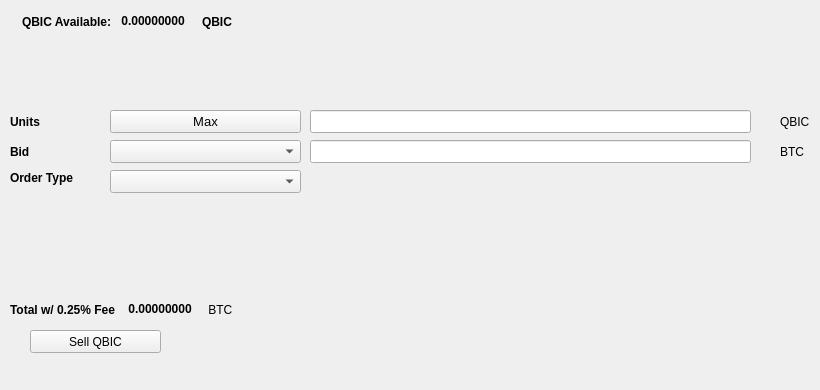
   <widget class="QWidget" name="SellTab">
    <attribute name="title">
     <string>Sell</string>
    </attribute>
    <widget class="QLabel" name="label_16">
     <property name="geometry">
      <rect>
       <x>780</x>
       <y>140</y>
       <width>31</width>
       <height>23</height>
      </rect>
     </property>
     <property name="text">
      <string>BTC</string>
     </property>
    </widget>
    <widget class="QComboBox" name="SellBidcomboBox">
     <property name="geometry">
      <rect>
       <x>110</x>
       <y>140</y>
       <width>191</width>
       <height>23</height>
      </rect>
     </property>
     <property name="font">
      <font>
       <pointsize>10</pointsize>
      </font>
     </property>
    </widget>
    <widget class="QLabel" name="label_18">
     <property name="geometry">
      <rect>
       <x>10</x>
       <y>110</y>
       <width>46</width>
       <height>23</height>
      </rect>
     </property>
     <property name="font">
      <font>
       <weight>75</weight>
       <bold>true</bold>
      </font>
     </property>
     <property name="text">
      <string>Units</string>
     </property>
    </widget>
    <widget class="QPushButton" name="Sell_Max_Amount">
     <property name="geometry">
      <rect>
       <x>110</x>
       <y>110</y>
       <width>191</width>
       <height>23</height>
      </rect>
     </property>
     <property name="font">
      <font>
       <pointsize>10</pointsize>
      </font>
     </property>
     <property name="text">
      <string>Max</string>
     </property>
    </widget>
    <widget class="QLabel" name="label_20">
     <property name="geometry">
      <rect>
       <x>10</x>
       <y>170</y>
       <width>91</width>
       <height>16</height>
      </rect>
     </property>
     <property name="font">
      <font>
       <weight>75</weight>
       <bold>true</bold>
      </font>
     </property>
     <property name="text">
      <string>Order Type</string>
     </property>
    </widget>
    <widget class="QComboBox" name="SellOrdertypeCombo">
     <property name="geometry">
      <rect>
       <x>110</x>
       <y>170</y>
       <width>191</width>
       <height>23</height>
      </rect>
     </property>
     <property name="font">
      <font>
       <pointsize>10</pointsize>
      </font>
     </property>
    </widget>
    <widget class="QLabel" name="label_21">
     <property name="geometry">
      <rect>
       <x>10</x>
       <y>140</y>
       <width>46</width>
       <height>23</height>
      </rect>
     </property>
     <property name="font">
      <font>
       <weight>75</weight>
       <bold>true</bold>
      </font>
     </property>
     <property name="text">
      <string>Bid</string>
     </property>
    </widget>
    <widget class="QLabel" name="label_22">
     <property name="geometry">
      <rect>
       <x>780</x>
       <y>110</y>
       <width>31</width>
       <height>23</height>
      </rect>
     </property>
     <property name="text">
      <string>QBIC</string>
     </property>
    </widget>
    <widget class="QLineEdit" name="UnitsInputQBIC">
     <property name="geometry">
      <rect>
       <x>310</x>
       <y>110</y>
       <width>441</width>
       <height>23</height>
      </rect>
     </property>
     <property name="font">
      <font>
       <pointsize>9</pointsize>
       <weight>75</weight>
       <bold>true</bold>
      </font>
     </property>
    </widget>
    <widget class="QLineEdit" name="SellBidPriceEdit">
     <property name="geometry">
      <rect>
       <x>310</x>
       <y>140</y>
       <width>441</width>
       <height>23</height>
      </rect>
     </property>
     <property name="font">
      <font>
       <pointsize>9</pointsize>
       <weight>75</weight>
       <bold>true</bold>
      </font>
     </property>
    </widget>
    <widget class="QPushButton" name="SellQBICBTN">
     <property name="geometry">
      <rect>
       <x>30</x>
       <y>330</y>
       <width>131</width>
       <height>23</height>
      </rect>
     </property>
     <property name="text">
      <string>Sell QBIC</string>
     </property>
     <property name="icon">
      <iconset resource="../qbiccoin">
       <normaloff>:/icons/bitcoin</normaloff>:/icons/bitcoin</iconset>
     </property>
    </widget>
    <widget class="QWidget" name="layoutWidget3">
     <property name="geometry">
      <rect>
       <x>22</x>
       <y>12</y>
       <width>258</width>
       <height>19</height>
      </rect>
     </property>
     <layout class="QHBoxLayout" name="horizontalLayout">
      <item>
       <widget class="QLabel" name="label232_2">
        <property name="font">
         <font>
          <weight>75</weight>
          <bold>true</bold>
         </font>
        </property>
        <property name="text">
         <string>QBIC Available:</string>
        </property>
       </widget>
      </item>
      <item>
       <widget class="QLabel" name="QBICAvailableLabel">
        <property name="palette">
         <palette>
          <active>
           <colorrole role="WindowText">
            <brush brushstyle="SolidPattern">
             <color alpha="255">
              <red>0</red>
              <green>0</green>
              <blue>0</blue>
             </color>
            </brush>
           </colorrole>
           <colorrole role="Button">
            <brush brushstyle="SolidPattern">
             <color alpha="255">
              <red>0</red>
              <green>170</green>
              <blue>0</blue>
             </color>
            </brush>
           </colorrole>
           <colorrole role="Light">
            <brush brushstyle="SolidPattern">
             <color alpha="255">
              <red>0</red>
              <green>255</green>
              <blue>0</blue>
             </color>
            </brush>
           </colorrole>
           <colorrole role="Midlight">
            <brush brushstyle="SolidPattern">
             <color alpha="255">
              <red>0</red>
              <green>212</green>
              <blue>0</blue>
             </color>
            </brush>
           </colorrole>
           <colorrole role="Dark">
            <brush brushstyle="SolidPattern">
             <color alpha="255">
              <red>0</red>
              <green>85</green>
              <blue>0</blue>
             </color>
            </brush>
           </colorrole>
           <colorrole role="Mid">
            <brush brushstyle="SolidPattern">
             <color alpha="255">
              <red>0</red>
              <green>113</green>
              <blue>0</blue>
             </color>
            </brush>
           </colorrole>
           <colorrole role="Text">
            <brush brushstyle="SolidPattern">
             <color alpha="255">
              <red>0</red>
              <green>170</green>
              <blue>0</blue>
             </color>
            </brush>
           </colorrole>
           <colorrole role="BrightText">
            <brush brushstyle="SolidPattern">
             <color alpha="255">
              <red>255</red>
              <green>255</green>
              <blue>255</blue>
             </color>
            </brush>
           </colorrole>
           <colorrole role="ButtonText">
            <brush brushstyle="SolidPattern">
             <color alpha="255">
              <red>0</red>
              <green>0</green>
              <blue>0</blue>
             </color>
            </brush>
           </colorrole>
           <colorrole role="Base">
            <brush brushstyle="SolidPattern">
             <color alpha="255">
              <red>255</red>
              <green>255</green>
              <blue>255</blue>
             </color>
            </brush>
           </colorrole>
           <colorrole role="Window">
            <brush brushstyle="SolidPattern">
             <color alpha="255">
              <red>0</red>
              <green>170</green>
              <blue>0</blue>
             </color>
            </brush>
           </colorrole>
           <colorrole role="Shadow">
            <brush brushstyle="SolidPattern">
             <color alpha="255">
              <red>0</red>
              <green>0</green>
              <blue>0</blue>
             </color>
            </brush>
           </colorrole>
           <colorrole role="AlternateBase">
            <brush brushstyle="SolidPattern">
             <color alpha="255">
              <red>127</red>
              <green>212</green>
              <blue>127</blue>
             </color>
            </brush>
           </colorrole>
           <colorrole role="ToolTipBase">
            <brush brushstyle="SolidPattern">
             <color alpha="255">
              <red>255</red>
              <green>255</green>
              <blue>220</blue>
             </color>
            </brush>
           </colorrole>
           <colorrole role="ToolTipText">
            <brush brushstyle="SolidPattern">
             <color alpha="255">
              <red>0</red>
              <green>0</green>
              <blue>0</blue>
             </color>
            </brush>
           </colorrole>
          </active>
          <inactive>
           <colorrole role="WindowText">
            <brush brushstyle="SolidPattern">
             <color alpha="255">
              <red>0</red>
              <green>0</green>
              <blue>0</blue>
             </color>
            </brush>
           </colorrole>
           <colorrole role="Button">
            <brush brushstyle="SolidPattern">
             <color alpha="255">
              <red>0</red>
              <green>170</green>
              <blue>0</blue>
             </color>
            </brush>
           </colorrole>
           <colorrole role="Light">
            <brush brushstyle="SolidPattern">
             <color alpha="255">
              <red>0</red>
              <green>255</green>
              <blue>0</blue>
             </color>
            </brush>
           </colorrole>
           <colorrole role="Midlight">
            <brush brushstyle="SolidPattern">
             <color alpha="255">
              <red>0</red>
              <green>212</green>
              <blue>0</blue>
             </color>
            </brush>
           </colorrole>
           <colorrole role="Dark">
            <brush brushstyle="SolidPattern">
             <color alpha="255">
              <red>0</red>
              <green>85</green>
              <blue>0</blue>
             </color>
            </brush>
           </colorrole>
           <colorrole role="Mid">
            <brush brushstyle="SolidPattern">
             <color alpha="255">
              <red>0</red>
              <green>113</green>
              <blue>0</blue>
             </color>
            </brush>
           </colorrole>
           <colorrole role="Text">
            <brush brushstyle="SolidPattern">
             <color alpha="255">
              <red>0</red>
              <green>170</green>
              <blue>0</blue>
             </color>
            </brush>
           </colorrole>
           <colorrole role="BrightText">
            <brush brushstyle="SolidPattern">
             <color alpha="255">
              <red>255</red>
              <green>255</green>
              <blue>255</blue>
             </color>
            </brush>
           </colorrole>
           <colorrole role="ButtonText">
            <brush brushstyle="SolidPattern">
             <color alpha="255">
              <red>0</red>
              <green>0</green>
              <blue>0</blue>
             </color>
            </brush>
           </colorrole>
           <colorrole role="Base">
            <brush brushstyle="SolidPattern">
             <color alpha="255">
              <red>255</red>
              <green>255</green>
              <blue>255</blue>
             </color>
            </brush>
           </colorrole>
           <colorrole role="Window">
            <brush brushstyle="SolidPattern">
             <color alpha="255">
              <red>0</red>
              <green>170</green>
              <blue>0</blue>
             </color>
            </brush>
           </colorrole>
           <colorrole role="Shadow">
            <brush brushstyle="SolidPattern">
             <color alpha="255">
              <red>0</red>
              <green>0</green>
              <blue>0</blue>
             </color>
            </brush>
           </colorrole>
           <colorrole role="AlternateBase">
            <brush brushstyle="SolidPattern">
             <color alpha="255">
              <red>127</red>
              <green>212</green>
              <blue>127</blue>
             </color>
            </brush>
           </colorrole>
           <colorrole role="ToolTipBase">
            <brush brushstyle="SolidPattern">
             <color alpha="255">
              <red>255</red>
              <green>255</green>
              <blue>220</blue>
             </color>
            </brush>
           </colorrole>
           <colorrole role="ToolTipText">
            <brush brushstyle="SolidPattern">
             <color alpha="255">
              <red>0</red>
              <green>0</green>
              <blue>0</blue>
             </color>
            </brush>
           </colorrole>
          </inactive>
          <disabled>
           <colorrole role="WindowText">
            <brush brushstyle="SolidPattern">
             <color alpha="255">
              <red>0</red>
              <green>85</green>
              <blue>0</blue>
             </color>
            </brush>
           </colorrole>
           <colorrole role="Button">
            <brush brushstyle="SolidPattern">
             <color alpha="255">
              <red>0</red>
              <green>170</green>
              <blue>0</blue>
             </color>
            </brush>
           </colorrole>
           <colorrole role="Light">
            <brush brushstyle="SolidPattern">
             <color alpha="255">
              <red>0</red>
              <green>255</green>
              <blue>0</blue>
             </color>
            </brush>
           </colorrole>
           <colorrole role="Midlight">
            <brush brushstyle="SolidPattern">
             <color alpha="255">
              <red>0</red>
              <green>212</green>
              <blue>0</blue>
             </color>
            </brush>
           </colorrole>
           <colorrole role="Dark">
            <brush brushstyle="SolidPattern">
             <color alpha="255">
              <red>0</red>
              <green>85</green>
              <blue>0</blue>
             </color>
            </brush>
           </colorrole>
           <colorrole role="Mid">
            <brush brushstyle="SolidPattern">
             <color alpha="255">
              <red>0</red>
              <green>113</green>
              <blue>0</blue>
             </color>
            </brush>
           </colorrole>
           <colorrole role="Text">
            <brush brushstyle="SolidPattern">
             <color alpha="255">
              <red>0</red>
              <green>85</green>
              <blue>0</blue>
             </color>
            </brush>
           </colorrole>
           <colorrole role="BrightText">
            <brush brushstyle="SolidPattern">
             <color alpha="255">
              <red>255</red>
              <green>255</green>
              <blue>255</blue>
             </color>
            </brush>
           </colorrole>
           <colorrole role="ButtonText">
            <brush brushstyle="SolidPattern">
             <color alpha="255">
              <red>0</red>
              <green>85</green>
              <blue>0</blue>
             </color>
            </brush>
           </colorrole>
           <colorrole role="Base">
            <brush brushstyle="SolidPattern">
             <color alpha="255">
              <red>0</red>
              <green>170</green>
              <blue>0</blue>
             </color>
            </brush>
           </colorrole>
           <colorrole role="Window">
            <brush brushstyle="SolidPattern">
             <color alpha="255">
              <red>0</red>
              <green>170</green>
              <blue>0</blue>
             </color>
            </brush>
           </colorrole>
           <colorrole role="Shadow">
            <brush brushstyle="SolidPattern">
             <color alpha="255">
              <red>0</red>
              <green>0</green>
              <blue>0</blue>
             </color>
            </brush>
           </colorrole>
           <colorrole role="AlternateBase">
            <brush brushstyle="SolidPattern">
             <color alpha="255">
              <red>0</red>
              <green>170</green>
              <blue>0</blue>
             </color>
            </brush>
           </colorrole>
           <colorrole role="ToolTipBase">
            <brush brushstyle="SolidPattern">
             <color alpha="255">
              <red>255</red>
              <green>255</green>
              <blue>220</blue>
             </color>
            </brush>
           </colorrole>
           <colorrole role="ToolTipText">
            <brush brushstyle="SolidPattern">
             <color alpha="255">
              <red>0</red>
              <green>0</green>
              <blue>0</blue>
             </color>
            </brush>
           </colorrole>
          </disabled>
         </palette>
        </property>
        <property name="font">
         <font>
          <weight>75</weight>
          <bold>true</bold>
         </font>
        </property>
        <property name="text">
         <string> 0.00000000 </string>
        </property>
        <property name="textInteractionFlags">
         <set>Qt::LinksAccessibleByMouse|Qt::TextSelectableByKeyboard|Qt::TextSelectableByMouse</set>
        </property>
       </widget>
      </item>
      <item>
       <widget class="QLabel" name="labelQBIC">
        <property name="font">
         <font>
          <weight>75</weight>
          <bold>true</bold>
         </font>
        </property>
        <property name="text">
         <string>QBIC</string>
        </property>
       </widget>
      </item>
     </layout>
    </widget>
    <widget class="QWidget" name="layoutWidget">
     <property name="geometry">
      <rect>
       <x>10</x>
       <y>300</y>
       <width>268</width>
       <height>19</height>
      </rect>
     </property>
     <layout class="QHBoxLayout" name="horizontalLayout_2">
      <item>
       <widget class="QLabel" name="label_19">
        <property name="font">
         <font>
          <weight>75</weight>
          <bold>true</bold>
         </font>
        </property>
        <property name="text">
         <string>Total w/ 0.25% Fee </string>
        </property>
       </widget>
      </item>
      <item>
       <widget class="QLabel" name="SellCostLabel">
        <property name="palette">
         <palette>
          <active>
           <colorrole role="WindowText">
            <brush brushstyle="SolidPattern">
             <color alpha="255">
              <red>0</red>
              <green>0</green>
              <blue>0</blue>
             </color>
            </brush>
           </colorrole>
           <colorrole role="Button">
            <brush brushstyle="SolidPattern">
             <color alpha="255">
              <red>0</red>
              <green>170</green>
              <blue>0</blue>
             </color>
            </brush>
           </colorrole>
           <colorrole role="Light">
            <brush brushstyle="SolidPattern">
             <color alpha="255">
              <red>0</red>
              <green>255</green>
              <blue>0</blue>
             </color>
            </brush>
           </colorrole>
           <colorrole role="Midlight">
            <brush brushstyle="SolidPattern">
             <color alpha="255">
              <red>0</red>
              <green>212</green>
              <blue>0</blue>
             </color>
            </brush>
           </colorrole>
           <colorrole role="Dark">
            <brush brushstyle="SolidPattern">
             <color alpha="255">
              <red>0</red>
              <green>85</green>
              <blue>0</blue>
             </color>
            </brush>
           </colorrole>
           <colorrole role="Mid">
            <brush brushstyle="SolidPattern">
             <color alpha="255">
              <red>0</red>
              <green>113</green>
              <blue>0</blue>
             </color>
            </brush>
           </colorrole>
           <colorrole role="Text">
            <brush brushstyle="SolidPattern">
             <color alpha="255">
              <red>0</red>
              <green>170</green>
              <blue>0</blue>
             </color>
            </brush>
           </colorrole>
           <colorrole role="BrightText">
            <brush brushstyle="SolidPattern">
             <color alpha="255">
              <red>255</red>
              <green>255</green>
              <blue>255</blue>
             </color>
            </brush>
           </colorrole>
           <colorrole role="ButtonText">
            <brush brushstyle="SolidPattern">
             <color alpha="255">
              <red>0</red>
              <green>0</green>
              <blue>0</blue>
             </color>
            </brush>
           </colorrole>
           <colorrole role="Base">
            <brush brushstyle="SolidPattern">
             <color alpha="255">
              <red>255</red>
              <green>255</green>
              <blue>255</blue>
             </color>
            </brush>
           </colorrole>
           <colorrole role="Window">
            <brush brushstyle="SolidPattern">
             <color alpha="255">
              <red>0</red>
              <green>170</green>
              <blue>0</blue>
             </color>
            </brush>
           </colorrole>
           <colorrole role="Shadow">
            <brush brushstyle="SolidPattern">
             <color alpha="255">
              <red>0</red>
              <green>0</green>
              <blue>0</blue>
             </color>
            </brush>
           </colorrole>
           <colorrole role="AlternateBase">
            <brush brushstyle="SolidPattern">
             <color alpha="255">
              <red>127</red>
              <green>212</green>
              <blue>127</blue>
             </color>
            </brush>
           </colorrole>
           <colorrole role="ToolTipBase">
            <brush brushstyle="SolidPattern">
             <color alpha="255">
              <red>255</red>
              <green>255</green>
              <blue>220</blue>
             </color>
            </brush>
           </colorrole>
           <colorrole role="ToolTipText">
            <brush brushstyle="SolidPattern">
             <color alpha="255">
              <red>0</red>
              <green>0</green>
              <blue>0</blue>
             </color>
            </brush>
           </colorrole>
          </active>
          <inactive>
           <colorrole role="WindowText">
            <brush brushstyle="SolidPattern">
             <color alpha="255">
              <red>0</red>
              <green>0</green>
              <blue>0</blue>
             </color>
            </brush>
           </colorrole>
           <colorrole role="Button">
            <brush brushstyle="SolidPattern">
             <color alpha="255">
              <red>0</red>
              <green>170</green>
              <blue>0</blue>
             </color>
            </brush>
           </colorrole>
           <colorrole role="Light">
            <brush brushstyle="SolidPattern">
             <color alpha="255">
              <red>0</red>
              <green>255</green>
              <blue>0</blue>
             </color>
            </brush>
           </colorrole>
           <colorrole role="Midlight">
            <brush brushstyle="SolidPattern">
             <color alpha="255">
              <red>0</red>
              <green>212</green>
              <blue>0</blue>
             </color>
            </brush>
           </colorrole>
           <colorrole role="Dark">
            <brush brushstyle="SolidPattern">
             <color alpha="255">
              <red>0</red>
              <green>85</green>
              <blue>0</blue>
             </color>
            </brush>
           </colorrole>
           <colorrole role="Mid">
            <brush brushstyle="SolidPattern">
             <color alpha="255">
              <red>0</red>
              <green>113</green>
              <blue>0</blue>
             </color>
            </brush>
           </colorrole>
           <colorrole role="Text">
            <brush brushstyle="SolidPattern">
             <color alpha="255">
              <red>0</red>
              <green>170</green>
              <blue>0</blue>
             </color>
            </brush>
           </colorrole>
           <colorrole role="BrightText">
            <brush brushstyle="SolidPattern">
             <color alpha="255">
              <red>255</red>
              <green>255</green>
              <blue>255</blue>
             </color>
            </brush>
           </colorrole>
           <colorrole role="ButtonText">
            <brush brushstyle="SolidPattern">
             <color alpha="255">
              <red>0</red>
              <green>0</green>
              <blue>0</blue>
             </color>
            </brush>
           </colorrole>
           <colorrole role="Base">
            <brush brushstyle="SolidPattern">
             <color alpha="255">
              <red>255</red>
              <green>255</green>
              <blue>255</blue>
             </color>
            </brush>
           </colorrole>
           <colorrole role="Window">
            <brush brushstyle="SolidPattern">
             <color alpha="255">
              <red>0</red>
              <green>170</green>
              <blue>0</blue>
             </color>
            </brush>
           </colorrole>
           <colorrole role="Shadow">
            <brush brushstyle="SolidPattern">
             <color alpha="255">
              <red>0</red>
              <green>0</green>
              <blue>0</blue>
             </color>
            </brush>
           </colorrole>
           <colorrole role="AlternateBase">
            <brush brushstyle="SolidPattern">
             <color alpha="255">
              <red>127</red>
              <green>212</green>
              <blue>127</blue>
             </color>
            </brush>
           </colorrole>
           <colorrole role="ToolTipBase">
            <brush brushstyle="SolidPattern">
             <color alpha="255">
              <red>255</red>
              <green>255</green>
              <blue>220</blue>
             </color>
            </brush>
           </colorrole>
           <colorrole role="ToolTipText">
            <brush brushstyle="SolidPattern">
             <color alpha="255">
              <red>0</red>
              <green>0</green>
              <blue>0</blue>
             </color>
            </brush>
           </colorrole>
          </inactive>
          <disabled>
           <colorrole role="WindowText">
            <brush brushstyle="SolidPattern">
             <color alpha="255">
              <red>0</red>
              <green>85</green>
              <blue>0</blue>
             </color>
            </brush>
           </colorrole>
           <colorrole role="Button">
            <brush brushstyle="SolidPattern">
             <color alpha="255">
              <red>0</red>
              <green>170</green>
              <blue>0</blue>
             </color>
            </brush>
           </colorrole>
           <colorrole role="Light">
            <brush brushstyle="SolidPattern">
             <color alpha="255">
              <red>0</red>
              <green>255</green>
              <blue>0</blue>
             </color>
            </brush>
           </colorrole>
           <colorrole role="Midlight">
            <brush brushstyle="SolidPattern">
             <color alpha="255">
              <red>0</red>
              <green>212</green>
              <blue>0</blue>
             </color>
            </brush>
           </colorrole>
           <colorrole role="Dark">
            <brush brushstyle="SolidPattern">
             <color alpha="255">
              <red>0</red>
              <green>85</green>
              <blue>0</blue>
             </color>
            </brush>
           </colorrole>
           <colorrole role="Mid">
            <brush brushstyle="SolidPattern">
             <color alpha="255">
              <red>0</red>
              <green>113</green>
              <blue>0</blue>
             </color>
            </brush>
           </colorrole>
           <colorrole role="Text">
            <brush brushstyle="SolidPattern">
             <color alpha="255">
              <red>0</red>
              <green>85</green>
              <blue>0</blue>
             </color>
            </brush>
           </colorrole>
           <colorrole role="BrightText">
            <brush brushstyle="SolidPattern">
             <color alpha="255">
              <red>255</red>
              <green>255</green>
              <blue>255</blue>
             </color>
            </brush>
           </colorrole>
           <colorrole role="ButtonText">
            <brush brushstyle="SolidPattern">
             <color alpha="255">
              <red>0</red>
              <green>85</green>
              <blue>0</blue>
             </color>
            </brush>
           </colorrole>
           <colorrole role="Base">
            <brush brushstyle="SolidPattern">
             <color alpha="255">
              <red>0</red>
              <green>170</green>
              <blue>0</blue>
             </color>
            </brush>
           </colorrole>
           <colorrole role="Window">
            <brush brushstyle="SolidPattern">
             <color alpha="255">
              <red>0</red>
              <green>170</green>
              <blue>0</blue>
             </color>
            </brush>
           </colorrole>
           <colorrole role="Shadow">
            <brush brushstyle="SolidPattern">
             <color alpha="255">
              <red>0</red>
              <green>0</green>
              <blue>0</blue>
             </color>
            </brush>
           </colorrole>
           <colorrole role="AlternateBase">
            <brush brushstyle="SolidPattern">
             <color alpha="255">
              <red>0</red>
              <green>170</green>
              <blue>0</blue>
             </color>
            </brush>
           </colorrole>
           <colorrole role="ToolTipBase">
            <brush brushstyle="SolidPattern">
             <color alpha="255">
              <red>255</red>
              <green>255</green>
              <blue>220</blue>
             </color>
            </brush>
           </colorrole>
           <colorrole role="ToolTipText">
            <brush brushstyle="SolidPattern">
             <color alpha="255">
              <red>0</red>
              <green>0</green>
              <blue>0</blue>
             </color>
            </brush>
           </colorrole>
          </disabled>
         </palette>
        </property>
        <property name="font">
         <font>
          <weight>75</weight>
          <bold>true</bold>
         </font>
        </property>
        <property name="autoFillBackground">
         <bool>false</bool>
        </property>
        <property name="text">
         <string> 0.00000000</string>
        </property>
        <property name="textInteractionFlags">
         <set>Qt::LinksAccessibleByMouse|Qt::TextSelectableByMouse</set>
        </property>
       </widget>
      </item>
      <item>
       <widget class="QLabel" name="label_17">
        <property name="font">
         <font>
          <weight>50</weight>
          <bold>false</bold>
         </font>
        </property>
        <property name="text">
         <string> BTC</string>
        </property>
       </widget>
      </item>
     </layout>
    </widget>
    <widget class="QLabel" name="label_23">
     <property name="geometry">
      <rect>
       <x>460</x>
       <y>300</y>
       <width>281</width>
       <height>81</height>
      </rect>
     </property>
     <property name="text">
      <string/>
     </property>
     <property name="pixmap">
      <pixmap>:/images/bittrex</pixmap>
     </property>
    </widget>
   </widget>
